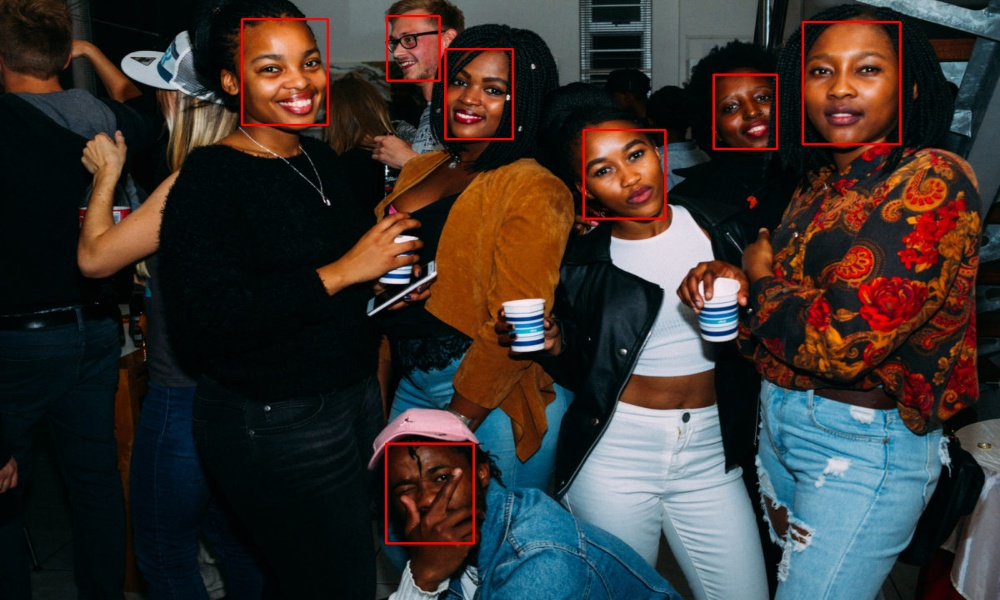
#> input picture out.jpg, 1000 x 600 px
$ python merge.py
#> lines starting #> are read from the running program, lines starting #| are printed output that depends on the picture
from PIL import Image

img = Image.new('RGB', (256, 256*2))
#> img: PIL image 256x512 RGB; every value is 0
img1 = Image.open('out.jpg')
#> img1 is the input picture: PIL image 1000x600 RGB; mean R, G, B 58, 50.8, 47.7
img2 = Image.open('out.jpg')

img.paste(img1, (0, 0))
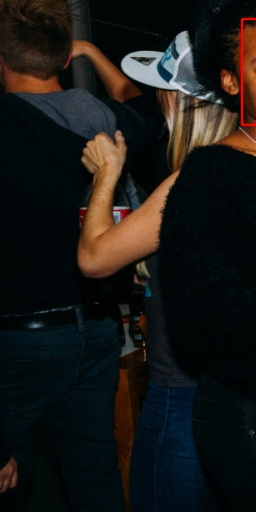
#> img: PIL image 256x512 RGB; mean R, G, B 25.8, 24.8, 22.3
img.paste(img2, (0, 256))
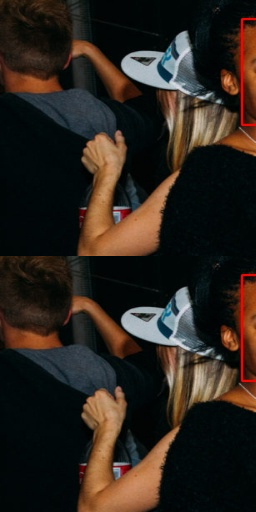
#> img: PIL image 256x512 RGB; mean R, G, B 44.8, 36.6, 29.5

img.show()
img.save("result_merge.jpg")
